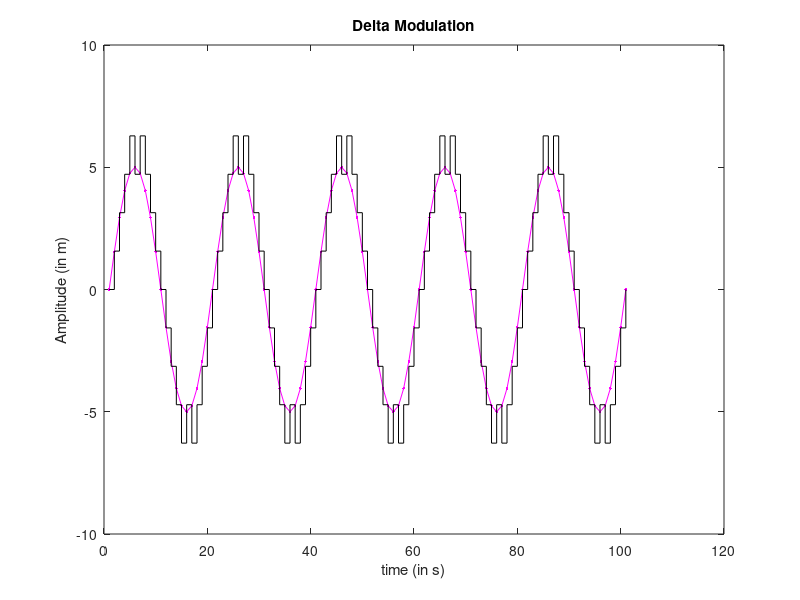

The MATLAB source for this figure:
clc;
close all;
clear all;
am=input("Enter the Amplitude (in m):");
fm=input("Enter the frequency (in Hz):");
fs=20*fm; 
t=0:1/fs:1;
%Input sinusoidal signal
x=am*sin(2*pi*fm*t); 
plot(x,'m.-'); 
title("Delta Modulation");
ylabel('Amplitude (in m)')
xlabel('time (in s)');
hold on;
d=(2*pi*am*fm)/fs; %Step size
for n=1:length(x)
 if n==1
 e(n)=x(n);
 eq(n)=d*sign(e(n));
 xq(n)=eq(n);
 else
 e(n)=x(n)-xq(n-1);
 eq(n)=d*sign(e(n));
 xq(n)=eq(n)+xq(n-1);
 end 
end
stairs(xq,'black');
